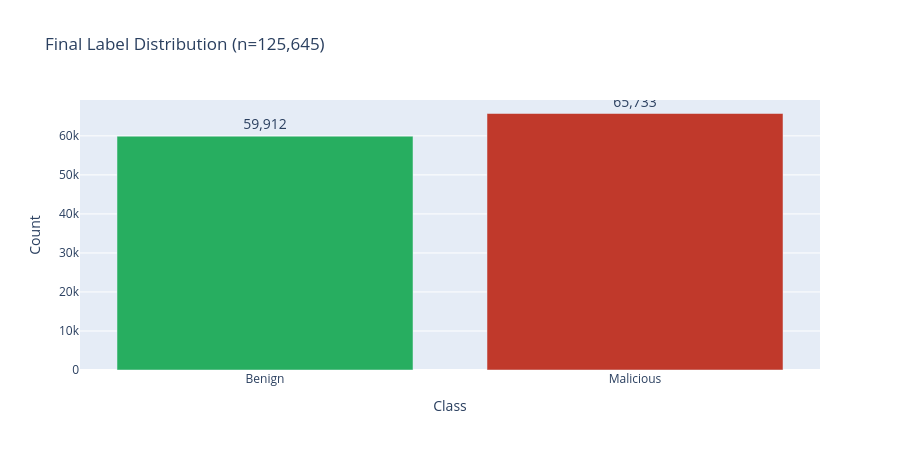

Source (notebook cell):
### Code cell
# Cell 3: Deep Duplicate Analysis - Check Query Content

print("=" * 80)
print("QUERY-BASED DEDUPLICATION ANALYSIS")
print("=" * 80)

# Check if we have access to original query text
print("\nInspecting available columns for query reconstruction...")
print(f"Char columns: {list(df_char.columns)}")
print(f"Word columns: {list(df_word.columns)}")

# Check if there's a 'query' or 'original_query' column
has_query_text = False
if 'query' in df_char.columns or 'original_query' in df_char.columns:
    has_query_text = True
    print("[FOUND] Original query text column exists")
else:
    print("[NOT FOUND] No direct query text column")
    print("Duplicates must be identified through token sequences")

# Deduplicate based on char_tokens (exact token sequence match)
print("\n" + "=" * 80)
print("DEDUPLICATING BY CHARACTER TOKEN SEQUENCES")
print("=" * 80)

# Convert char_tokens lists to tuples for hashability
print("\nConverting token sequences to hashable format...")
df_char['char_tokens_tuple'] = df_char['char_tokens'].apply(tuple)

# Find duplicates based on exact token sequence match
print("Identifying duplicate token sequences...")
token_duplicates = df_char.duplicated(subset=['char_tokens_tuple'], keep='first')
n_token_dupes = token_duplicates.sum()

print(f"\nDuplicates found (by token sequence): {n_token_dupes:,}")
print(f"Percentage: {n_token_dupes/len(df_char)*100:.2f}%")
print(f"Expected (Phase 4): 8,089")

if n_token_dupes == 8089:
    print("[SUCCESS] Exact match with Phase 4 duplicate count")
elif abs(n_token_dupes - 8089) < 100:
    print(f"[CLOSE] Within 100 samples (diff: {abs(n_token_dupes - 8089)})")
else:
    print(f"[MISMATCH] Difference of {abs(n_token_dupes - 8089):,} from Phase 4")

# Remove duplicates from both char and word dataframes
print("\nRemoving duplicates from both datasets...")

# Get indices to keep
keep_indices = ~token_duplicates

df_char_deduped = df_char[keep_indices].copy()
df_word_deduped = df_word[keep_indices].copy()

# Drop the temporary tuple column
df_char_deduped.drop(columns=['char_tokens_tuple'], inplace=True)

# Reset indices
df_char_deduped.reset_index(drop=True, inplace=True)
df_word_deduped.reset_index(drop=True, inplace=True)

print(f"\nOriginal samples      : {len(df_char):,}")
print(f"After deduplication   : {len(df_char_deduped):,}")
print(f"Removed               : {n_token_dupes:,}")

# Verify final count
n_final = len(df_char_deduped)
expected_final = 125645

print("\n" + "=" * 80)
print("FINAL VERIFICATION")
print("=" * 80)
print(f"Final sample count : {n_final:,}")
print(f"Expected (Phase 4) : {expected_final:,}")
print(f"Difference         : {abs(n_final - expected_final):,}")

if n_final == expected_final:
    print("\n[SUCCESS] PERFECT MATCH with Phase 4 dataset")
    verified = True
elif abs(n_final - expected_final) < 100:
    print(f"\n[ACCEPTABLE] Within 100 samples of Phase 4")
    verified = True
else:
    print(f"\n[WARNING] {abs(n_final - expected_final):,} sample difference")
    verified = False

# Label distribution after deduplication
label_dist = df_char_deduped['label'].value_counts().sort_index()
print("\n" + "=" * 80)
print("LABEL DISTRIBUTION (After Query-Based Deduplication)")
print("=" * 80)
print(f"Class 0 (benign)    : {label_dist.get(0, 0):,}")
print(f"Class 1 (malicious) : {label_dist.get(1, 0):,}")
print(f"Total               : {n_final:,}")
balance_pct = label_dist.min() / label_dist.max() * 100
print(f"Class balance       : {balance_pct:.1f}%")

# Plot
fig = px.bar(
    x=['Benign', 'Malicious'],
    y=[label_dist.get(0, 0), label_dist.get(1, 0)],
    labels={'x': 'Class', 'y': 'Count'},
    title=f"Final Label Distribution (n={n_final:,})",
    text=[f"{label_dist.get(0, 0):,}", f"{label_dist.get(1, 0):,}"],
    color=['Benign', 'Malicious'],
    color_discrete_map={'Benign': '#27ae60', 'Malicious': '#c0392b'}
)
fig.update_traces(textposition='outside', textfont_size=14)
fig.update_layout(showlegend=False, height=450)
fig.show()

# Update main references
df_char = df_char_deduped
df_word = df_word_deduped

print("\nCell 3 complete: Query-based deduplication finished")
print(f"Dataset verified: {verified}")
print(f"Ready for train/val/test split")

### Figure 1 — Plotly figure (JSON) as saved in the notebook; plotly's stock layout.template omitted (floating-point values rounded to 4 significant figures)
{"data": [{"alignmentgroup": "True", "hovertemplate": "color=Benign<br>Class=%{x}<br>Count=%{y}<br>text=%{text}<extra></extra>", "legendgroup": "Benign", "marker": {"color": "#27ae60", "pattern": {"shape": ""}}, "name": "Benign", "offsetgroup": "Benign", "orientation": "v", "showlegend": true, "text": ["59,912"], "textfont": {"size": 14}, "textposition": "outside", "type": "bar", "x": ["Benign"], "xaxis": "x", "y": [59912], "yaxis": "y"}, {"alignmentgroup": "True", "hovertemplate": "color=Malicious<br>Class=%{x}<br>Count=%{y}<br>text=%{text}<extra></extra>", "legendgroup": "Malicious", "marker": {"color": "#c0392b", "pattern": {"shape": ""}}, "name": "Malicious", "offsetgroup": "Malicious", "orientation": "v", "showlegend": true, "text": ["65,733"], "textfont": {"size": 14}, "textposition": "outside", "type": "bar", "x": ["Malicious"], "xaxis": "x", "y": [65733], "yaxis": "y"}], "layout": {"barmode": "relative", "height": 450, "legend": {"title": {"text": "color"}, "tracegroupgap": 0}, "showlegend": false, "title": {"text": "Final Label Distribution (n=125,645)"}, "xaxis": {"anchor": "y", "domain": [0, 1], "title": {"text": "Class"}}, "yaxis": {"anchor": "x", "domain": [0, 1], "title": {"text": "Count"}}}}
